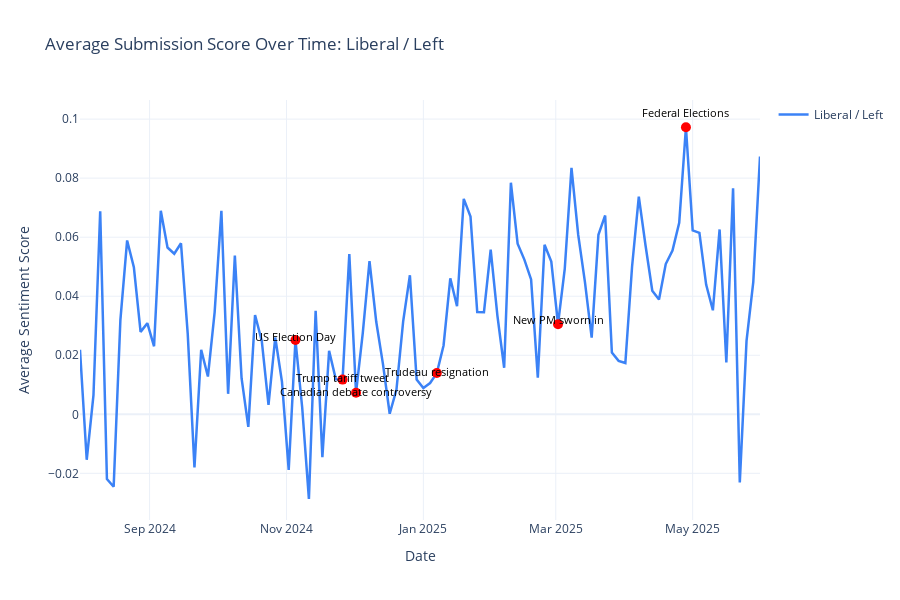
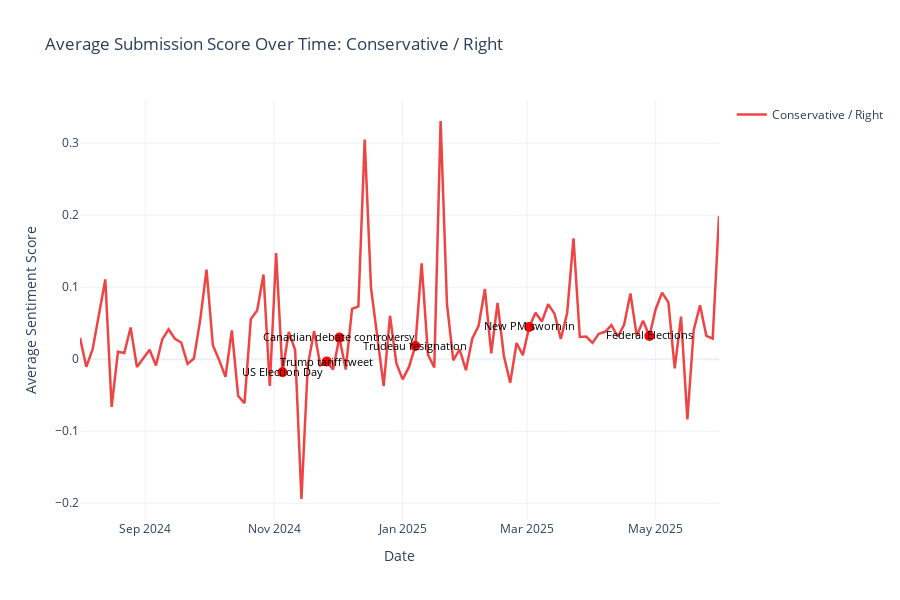

These figures' notebook cell, in order:
### Code cell
score_trends = (
    election_submissions.groupby([pd.Grouper(key='created_utc', freq='3D'), 'political_category'])['sentiment_score']
    .mean()
    .unstack(fill_value=0)
)

colors = {
    'Liberal / Left': '#3B82F6',
    'Conservative / Right': '#EF4444',
}

events = [
    ("2024-11-05", "US Election Day"),
    ("2024-11-25", "Trump tariff tweet"),
    ("2024-12-01", "Canadian debate controversy"),
    ("2025-01-06", "Trudeau resignation"),
    ("2025-03-01", "New PM sworn in"),
    ("2025-04-28", "Federal Elections")
]

for category in ['Liberal / Left', 'Conservative / Right']:
    fig = go.Figure()
    
    fig.add_trace(go.Scatter(
        x=score_trends.index,
        y=score_trends[category],
        mode='lines',
        name=category,
        line=dict(color=colors.get(category, '#000000'), width=2.5)
    ))
    
    for date_str, label in events:
        date = pd.to_datetime(date_str)
        nearest_idx_array = score_trends.index.get_indexer([date], method='nearest')
        nearest_idx = nearest_idx_array[0]
        y = score_trends.iloc[nearest_idx][category]
        
        fig.add_trace(go.Scatter(
            x=[score_trends.index[nearest_idx]],
            y=[y],
            mode='markers',
            marker=dict(color='red', size=10),
            showlegend=False,
            hovertext=label
        ))
        
        fig.add_annotation(
            x=score_trends.index[nearest_idx],
            y=y * 1.05 if y > 0 else y * 0.95,
            text=label,
            showarrow=False,
            font=dict(color='black', size=11),
            textangle=0
        )
    
    fig.update_layout(
        title=f'Average Submission Score Over Time: {category}',
        xaxis_title='Date',
        yaxis_title='Average Sentiment Score',
        template='plotly_white',
        hovermode='x unified',
        height=600
    )
    fig.show()
